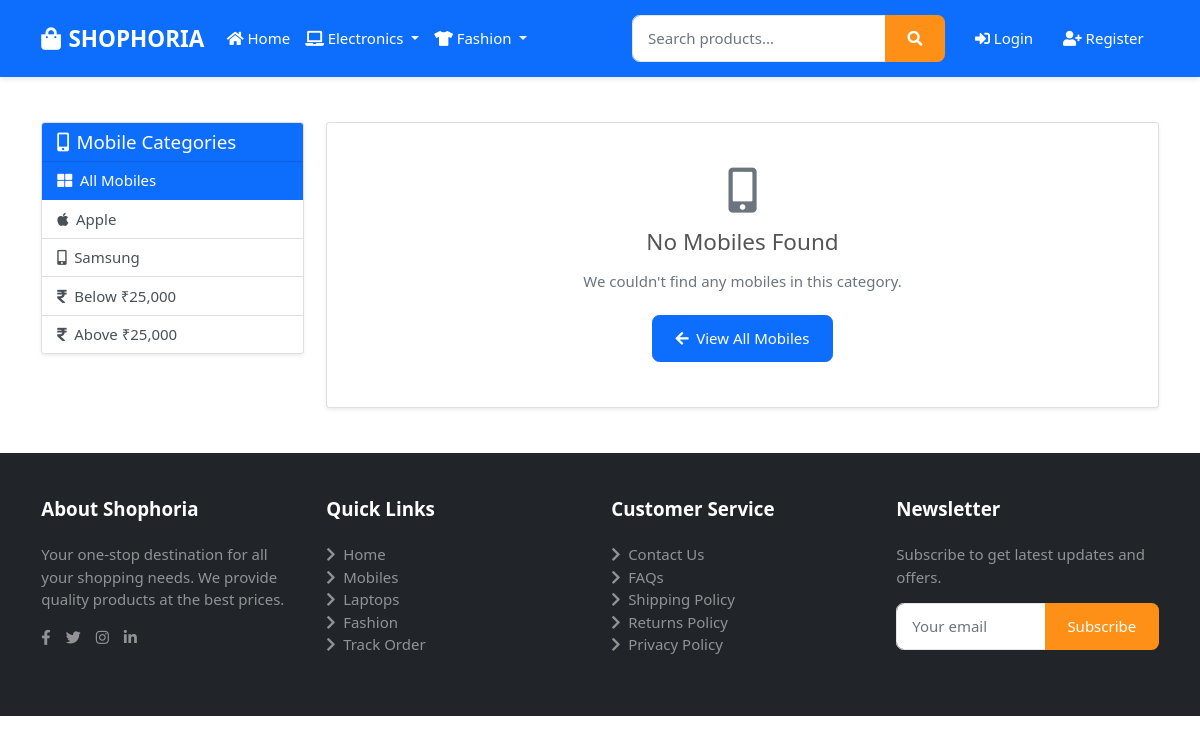
The page /mobile/ on the database as committed earlier.
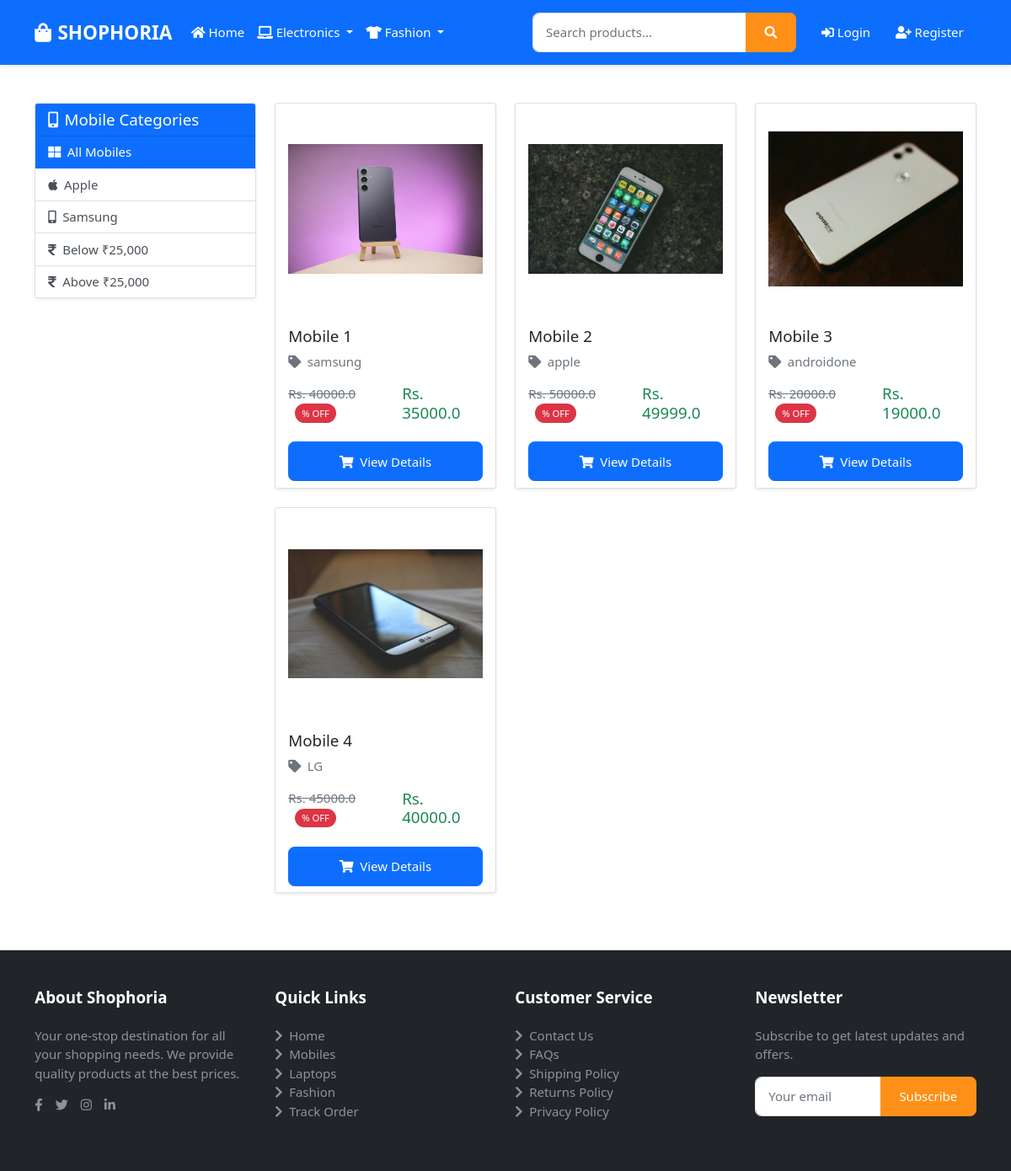
The same page on the database as committed later.
### app/models.py (models this page shows, shortened)
class Product(models.Model):
 title = models.CharField(max_length=100)
 selling_price = models.FloatField()
 discounted_price = models.FloatField()
 description = models.TextField()
 brand = models.CharField(max_length=100)
 category = models.CharField(choices=CATEGORY_CHOICES,max_length=2)
 product_image = models.ImageField(upload_to='productimg')

### app/views.py (the view)
# urls.py: path('mobile/', views.mobile, name='mobile'),
def mobile(request, data=None):
  totalitem = 0
  if request.user.is_authenticated:
    totalitem = len(Cart.objects.filter(user=request.user))
  if data == None:
   mobiles = Product.objects.filter(category='M')
  elif data == 'apple' or data == 'samsung':
   mobiles = Product.objects.filter(category='M').filter(brand=data)
  elif data == 'below':
   mobiles = Product.objects.filter(category='M').filter(discounted_price__lt=25000)
  elif data == 'above':
   mobiles = Product.objects.filter(category='M').filter(discounted_price__gt=25000)
  return render(request, 'app/mobile.html', {'mobiles':mobiles, 'totalitem': totalitem})

### app/templates/app/mobile.html (shortened to what this page needs)
{% extends 'app/base.html' %}
{% load static %}
{% block main-content %}
<div class="container my-5">
  <div class="row">
    <div class="col-sm-3">
      <div class="card shadow-sm">
        <div class="card-header bg-primary text-white">
          <h5 class="mb-0">
            <i class="fas fa-mobile-alt me-2"></i>Mobile Categories
          </h5>
        </div>
        <div class="list-group list-group-flush">
          <a href="{% url 'mobile' %}" class="list-group-item list-group-item-action {% if not brand %}active{% endif %}">
            <i class="fas fa-th-large me-2"></i>All Mobiles
          </a>
          <a href="{% url 'mobiledata' 'apple' %}" class="list-group-item list-group-item-action {% if brand == 'apple' %}active{% endif %}">
            <i class="fab fa-apple me-2"></i>Apple
          </a>
          <a href="{% url 'mobiledata' 'samsung' %}" class="list-group-item list-group-item-action {% if brand == 'samsung' %}active{% endif %}">
            <i class="fas fa-mobile-alt me-2"></i>Samsung
          </a>
          <a href="{% url 'mobiledata' 'below' %}" class="list-group-item list-group-item-action {% if brand == 'below' %}active{% endif %}">
            <i class="fas fa-rupee-sign me-2"></i>Below ₹25,000
          </a>
          <a href="{% url 'mobiledata' 'above' %}" class="list-group-item list-group-item-action {% if brand == 'above' %}active{% endif %}">
            <i class="fas fa-rupee-sign me-2"></i>Above ₹25,000
          </a>
        </div>
      </div>
    </div>
    <div class="col-sm-9">
      <div class="row">
        {% for m in mobiles %}
        <div class="col-sm-4 mb-4">
          <div class="card h-100 shadow-sm">
            <a href="{% url 'product-detail' m.id %}" class="text-decoration-none">
              <img src="{{m.product_image.url}}" class="card-img-top p-3" alt="{{m.title}}" style="height: 250px; object-fit: contain" />
              <div class="card-body">
                <h5 class="card-title text-dark">{{m.title}}</h5>
                <p class="card-text text-muted">
                  <i class="fas fa-tag me-2"></i>{{m.brand}}
                </p>
                <div class="d-flex justify-content-between align-items-center">
                  <div>
                    <span class="text-decoration-line-through text-muted">
                      Rs. {{m.selling_price}}
                    </span>
                    <span class="badge bg-danger ms-2">
                      {{m.get_discount_percentage}}% OFF
                    </span>
                  </div>
                  <h5 class="text-success mb-0">
                    Rs. {{m.discounted_price}}
                  </h5>
                </div>
              </div>
            </a>
            <div class="card-footer bg-white border-0">
              <div class="d-grid">
                <a href="{% url 'product-detail' m.id %}" class="btn btn-primary">
                  <i class="fas fa-shopping-cart me-2"></i>View Details
                </a>
              </div>
            </div>
          </div>
        </div>
        {% empty %}
        <div class="col-12">
          <div class="card shadow-sm">
            <div class="card-body text-center py-5">
              <i class="fas fa-mobile-alt fa-3x text-muted mb-3"></i>
              <h4 class="mb-3">No Mobiles Found</h4>
              <p class="text-muted mb-4">We couldn't find any mobiles in this category.</p>
              <a href="{% url 'mobile' %}" class="btn btn-primary">
                <i class="fas fa-arrow-left me-2"></i>View All Mobiles
              </a>
            </div>
          </div>
        </div>
        {% endfor %}
      </div>
    </div>
  </div>
</div>
{% endblock main-content %}

### app/templates/app/base.html (shortened to what this page needs)
<!DOCTYPE html>
{% load static %}
<html lang="en">
  <head>
    <link
      href="https://cdn.jsdelivr.net/npm/bootstrap@5.0.0-beta1/dist/css/bootstrap.min.css"
      rel="stylesheet"
    />
    <link rel="stylesheet" href="{% static 'app/css/owl.carousel.min.css' %}" />
    <link rel="stylesheet" href="{% static 'app/css/all.min.css' %}" />
    <link
      href="https://cdnjs.cloudflare.com/ajax/libs/font-awesome/5.15.4/css/all.min.css"
      rel="stylesheet"
    />
    <link rel="stylesheet" href="{% static 'app/css/style.css' %}" />
  </head>
  <body>
    <nav class="navbar navbar-expand-lg navbar-dark bg-primary">
      <div class="container">
        <a class="navbar-brand" href="/"
          ><i class="fas fa-shopping-bag me-2"></i><b>SHOPHORIA</b></a
        >
        <div class="collapse navbar-collapse" id="navbarSupportedContent">
          <ul class="navbar-nav me-auto mb-2 mb-lg-0">
            <li class="nav-item">
              <a class="nav-link active" href="/"
                ><i class="fas fa-home me-1"></i>Home</a
              >
            </li>
            <li class="nav-item dropdown">
              <a
                class="nav-link dropdown-toggle text-white"
                href="#"
                id="electronicsDropdown"
                role="button"
                data-bs-toggle="dropdown"
              >
                <i class="fas fa-laptop me-1"></i>Electronics
              </a>
            </li>
            <li class="nav-item dropdown">
              <a
                class="nav-link dropdown-toggle text-white"
                href="#"
                id="fashionDropdown"
                role="button"
                data-bs-toggle="dropdown"
              >
                <i class="fas fa-tshirt me-1"></i>Fashion
              </a>
            </li>
          </ul>
          <form class="d-flex me-3" action="{% url 'search' %}" method="GET">
            <div class="input-group">
              <input
                class="form-control"
                type="search"
                placeholder="Search products..."
                name="q"
                autocomplete="off"
              />
              <button class="btn btn-warning" type="submit">
                <i class="fas fa-search"></i>
              </button>
            </div>
          </form>
          <ul class="navbar-nav">
            {% if request.user.is_authenticated %}
            <li class="nav-item dropdown mx-2">
              <a
                class="nav-link dropdown-toggle text-white"
                href="#"
                id="profileDropdown"
                role="button"
                data-bs-toggle="dropdown"
              >
                <i class="fas fa-user me-1"></i>{{ request.user.username|capfirst }}
              </a>
              <ul class="dropdown-menu">
                <li>
                  <a class="dropdown-item" href="{% url 'profile' %}"
                    ><i class="fas fa-user-circle me-2"></i>Profile</a
                  >
                </li>
                <li>
                  <a class="dropdown-item" href="{% url 'orders' %}"
                    ><i class="fas fa-box me-2"></i>Orders</a
                  >
                </li>
                <li>
                  <a class="dropdown-item" href="{% url 'passwordchange' %}"
                    ><i class="fas fa-key me-2"></i>Change Password</a
                  >
                </li>
                <li><hr class="dropdown-divider" /></li>
                <li>
                  <form
                    method="post"
                    action="{% url 'logout' %}"
                    class="dropdown-item p-0"
                  >
                    {% csrf_token %}
                    <button type="submit" class="dropdown-item">
                      <i class="fas fa-sign-out-alt me-2"></i>Logout
                    </button>
                  </form>
                </li>
              </ul>
            </li>
            <li class="nav-item mx-2">
              <a href="{% url 'showcart' %}" class="nav-link text-white">
                <i class="fas fa-shopping-cart me-1"></i>Cart{% if totalitem %}
                  <span class="badge bg-danger">{{ totalitem }}</span>
                {% endif %}
              </a>
            </li>
            {% else %}
            <li class="nav-item mx-2">
              <a href="{% url 'login' %}" class="nav-link text-white"
                ><i class="fas fa-sign-in-alt me-1"></i>Login</a
              >
            </li>
            <li class="nav-item mx-2">
              <a
                href="{% url 'customerregistration' %}"
                class="nav-link text-white"
                ><i class="fas fa-user-plus me-1"></i>Register</a
              >
            </li>
            {% endif %}
          </ul>
        </div>
      </div>
    </nav>
     {% block main-content %}{% endblock main-content %}
    <footer class="bg-dark text-white pt-5 pb-4">
      <div class="container">
        <div class="row">
          <div class="col-lg-3 col-md-6 mb-4">
            <h5 class="mb-4 fw-bold">About Shophoria</h5>
            <p class="text-white-50">
              Your one-stop destination for all your shopping needs. We provide
              quality products at the best prices.
            </p>
            <div class="d-flex gap-3">
              <a href="#" class="text-white-50"
                ><i class="fab fa-facebook-f"></i
              ></a>
              <a href="#" class="text-white-50"
                ><i class="fab fa-twitter"></i
              ></a>
              <a href="#" class="text-white-50"
                ><i class="fab fa-instagram"></i
              ></a>
              <a href="#" class="text-white-50"
                ><i class="fab fa-linkedin-in"></i
              ></a>
            </div>
          </div>
          <div class="col-lg-3 col-md-6 mb-4">
            <h5 class="mb-4 fw-bold">Quick Links</h5>
            <ul class="list-unstyled">
              <li>
                <a
                  href="{% url 'home' %}"
                  class="text-white-50 text-decoration-none"
                  ><i class="fas fa-chevron-right me-2"></i>Home</a
                >
              </li>
              <li>
                <a
                  href="{% url 'mobile' %}"
                  class="text-white-50 text-decoration-none"
                  ><i class="fas fa-chevron-right me-2"></i>Mobiles</a
                >
              </li>
              <li>
                <a
                  href="{% url 'laptop' %}"
                  class="text-white-50 text-decoration-none"
                  ><i class="fas fa-chevron-right me-2"></i>Laptops</a
                >
              </li>
              <li>
                <a
                  href="{% url 'topwear' %}"
                  class="text-white-50 text-decoration-none"
                  ><i class="fas fa-chevron-right me-2"></i>Fashion</a
                >
              </li>
              <li>
                <a
                  href="{% url 'orders' %}"
                  class="text-white-50 text-decoration-none"
                  ><i class="fas fa-chevron-right me-2"></i>Track Order</a
                >
              </li>
            </ul>
          </div>
          <div class="col-lg-3 col-md-6 mb-4">
            <h5 class="mb-4 fw-bold">Customer Service</h5>
            <ul class="list-unstyled">
              <li>
                <a href="#" class="text-white-50 text-decoration-none"
                  ><i class="fas fa-chevron-right me-2"></i>Contact Us</a
                >
              </li>
              <li>
                <a href="#" class="text-white-50 text-decoration-none"
                  ><i class="fas fa-chevron-right me-2"></i>FAQs</a
                >
              </li>
              <li>
                <a href="#" class="text-white-50 text-decoration-none"
                  ><i class="fas fa-chevron-right me-2"></i>Shipping Policy</a
                >
              </li>
              <li>
                <a href="#" class="text-white-50 text-decoration-none"
                  ><i class="fas fa-chevron-right me-2"></i>Returns Policy</a
                >
              </li>
              <li>
                <a href="#" class="text-white-50 text-decoration-none"
                  ><i class="fas fa-chevron-right me-2"></i>Privacy Policy</a
                >
              </li>
            </ul>
          </div>
          <div class="col-lg-3 col-md-6 mb-4">
            <h5 class="mb-4 fw-bold">Newsletter</h5>
            <p class="text-white-50">
              Subscribe to get latest updates and offers.
            </p>
            <form>
              <div class="input-group">
                <input
                  type="email"
                  class="form-control"
                  placeholder="Your email"
                />
                <button class="btn btn-warning" type="submit">Subscribe</button>
              </div>
            </form>
          </div>
        </div>
      </div>
    </footer>
  </body>
</html>

### app/static/app/css/style.css (style rules this page uses)
:root { --primary-color: #3167eb; --secondary-color: #545454; --accent-color: #ff9017; --light-gray: #f8f9fa; --dark-gray: #343a40; }
html { font-family: "Inter", sans-serif; font-size: 15px; }
body { color: var(--secondary-color); line-height: 1.5; }
.navbar { box-shadow: 0 2px 5px rgba(0, 0, 0, 0.1); padding: 1rem 0; }
.navbar-brand { font-size: 1.5rem; font-weight: 600; color: white !important; }
.nav-link { font-weight: 500; padding: 0.5rem 1rem; transition: color 0.3s ease; }
.form-control { border-radius: 0.5rem; padding: 0.75rem 1rem; border: 1px solid #e4e4e4; }
.btn { padding: 0.75rem 1.5rem; border-radius: 0.5rem; font-weight: 500; transition: all 0.3s ease; }
.btn-warning { background-color: var(--accent-color); border: none; color: white; }
.badge { padding: 0.5em 0.75em; border-radius: 1rem; font-weight: 500; }
footer { background-color: var(--dark-gray) !important; padding: 2rem 0 !important; }

Rows that differ between the two databases and show on the page:
added Product: product_image (picture), title "Mobile 1", brand "samsung", selling_price "40000.0", discounted_price "35000.0"
added Product: product_image (picture), title "Mobile 2", brand "apple", selling_price "50000.0", discounted_price "49999.0"
added Product: product_image (picture), title "Mobile 3", brand "androidone", selling_price "20000.0", discounted_price "19000.0"
added Product: product_image (picture), title "Mobile 4", brand "LG", selling_price "45000.0", discounted_price "40000.0"
Other text that changed with them:
text no longer shown: "No Mobiles Found We couldn't find any mobiles in this category. View All Mobiles"
